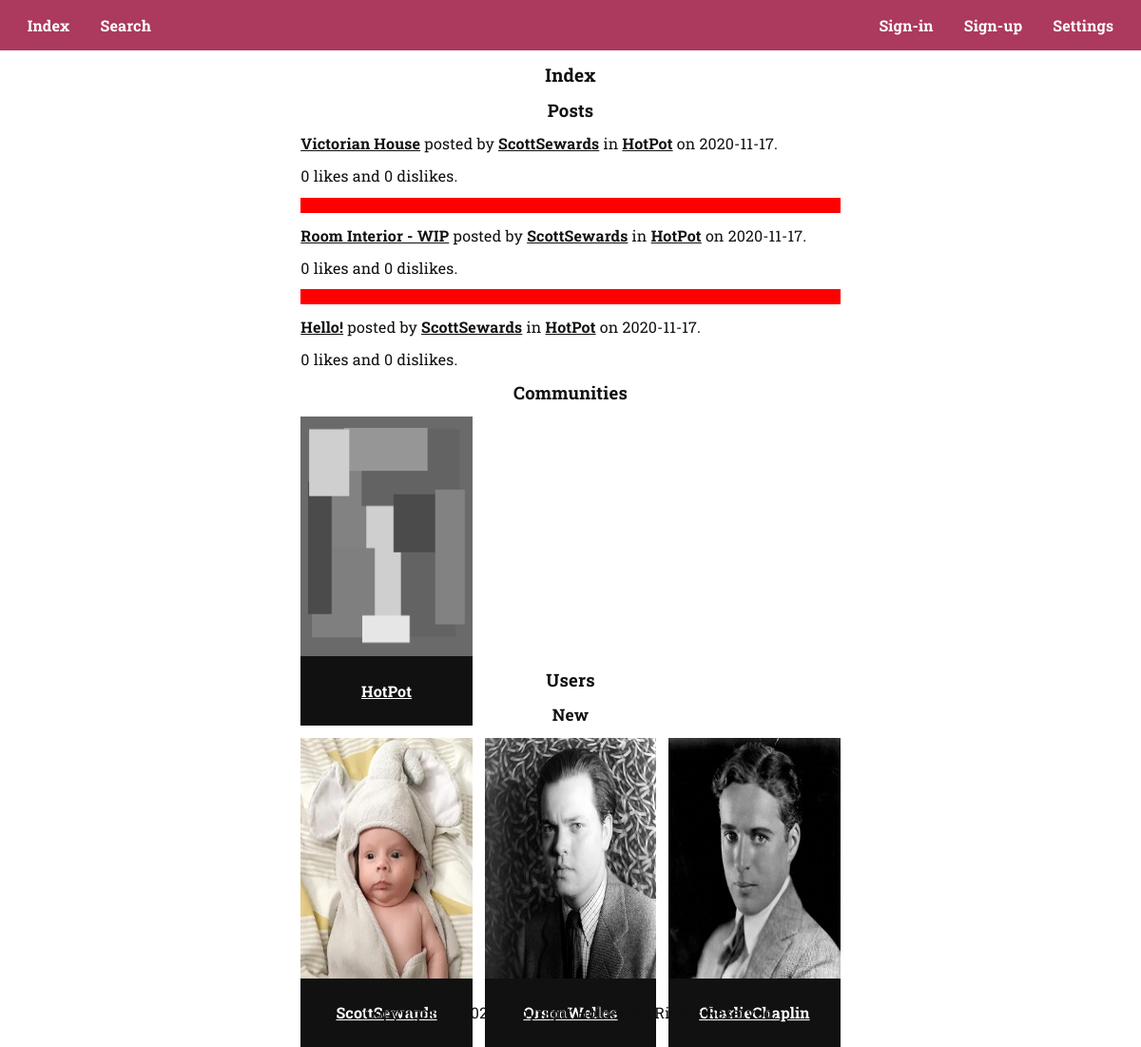
Before: / with the older database file.
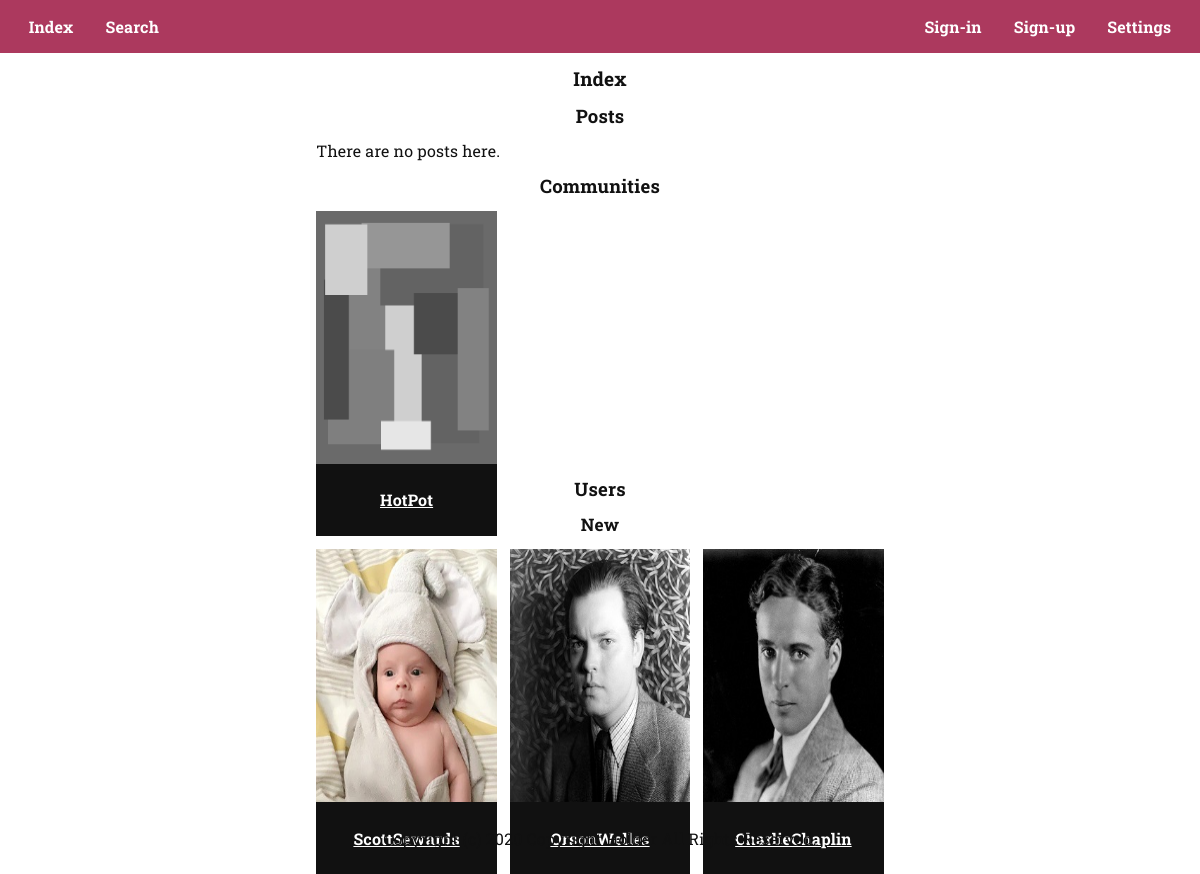
After: the same page with the newer database file.
### tables this page shows
CREATE TABLE `posts` (
  `id` int(11) NOT NULL,
  `posted` date NOT NULL DEFAULT current_timestamp(),
  `posted_by` int(11) NOT NULL,
  `posted_in` text NOT NULL,
  `title` text NOT NULL,
  `content` text NOT NULL,
  `likes` int(11) NOT NULL DEFAULT 0,
  `dislikes` int(11) NOT NULL DEFAULT 0
);

CREATE TABLE `users` (
  `id` int(11) NOT NULL,
  `created` date NOT NULL DEFAULT current_timestamp(),
  `name` text NOT NULL,
  `email` text NOT NULL,
  `verified` tinyint(1) NOT NULL DEFAULT 0,
  `can_email` tinyint(1) NOT NULL DEFAULT 1,
  `password` text NOT NULL,
  `picture` text NOT NULL DEFAULT 'images/picture.png',
  `banner` text NOT NULL DEFAULT 'images/banner.png'
);

CREATE TABLE `communities` (
  `id` int(11) NOT NULL,
  `created` date NOT NULL DEFAULT current_timestamp(),
  `created_by` int(11) NOT NULL,
  `admin` int(11) NOT NULL,
  `name` text NOT NULL,
  `description` text NOT NULL,
  `picture` text NOT NULL DEFAULT 'images/picture.png',
  `banner` text NOT NULL DEFAULT 'images/banner.png',
  `subscribers` int(11) NOT NULL DEFAULT 0
);

### index.php (the view, shortened to what this page needs)
<?php
require_once("head.php");
?>
<main>
  <h1>Index</h1>
  <section id='posts'>
    <h2>Posts</h2>
    <article id='new-posts'>
      <?php
      $select_posts = mysqli_query($connection, "SELECT * FROM posts ORDER BY id DESC LIMIT 3");
      if(mysqli_num_rows($select_posts) > "0") {
        echo "<div class='posts'>";
        while($fetch = mysqli_fetch_array($select_posts)) {
          $posted = $fetch["posted"];
          $posted_by = $fetch["posted_by"];
          $select_posted_by = mysqli_query($connection, "SELECT name FROM users WHERE id='{$posted_by}'");
          $fetch_posted_by = mysqli_fetch_array($select_posted_by);
          $posted_by = $fetch_posted_by["name"];
          $posted_in = $fetch["posted_in"];
          $select_posted_in = mysqli_query($connection, "SELECT name FROM communities WHERE id='{$posted_in}'");
          $fetch_posted_by = mysqli_fetch_array($select_posted_in);
          $posted_in = $fetch_posted_by["name"];
          $title = $fetch["title"];
          $likes = $fetch["likes"];
          $dislikes = $fetch["dislikes"];
          echo "
          <div class='post'>
            <p><a href='post.php?title={$title}'>{$title}</a> posted by <a href='user.php?name={$posted_by}'>{$posted_by}</a> in <a href='community.php?name={$posted_in}'>{$posted_in}</a> on {$posted}.</p>
            <p>{$likes} likes and {$dislikes} dislikes.</p>
          </div>";
        }
        echo "</div>";
      } else echo "<p>There are no posts here.</p>";
      ?>
    </article>
  </section>
  <section id='communities'>
    <h2>Communities</h2>
    <article id='new-posts'>
      <div class='communities'>
        <?php
        $select = mysqli_query($connection, "SELECT * FROM communities ORDER BY id DESC LIMIT 5");
        while($fetch = mysqli_fetch_array($select)) {
          $name = $fetch["name"];
          $picture = $fetch["picture"];
          $link = "community.php?name={$name}";
          echo "
          <div class='community'>
            <img src='{$picture}' alt='Picture for {$name}' height='100%' width='100%'/>
            <div class='meta'>
              <p><a href='{$link}'>{$name}</a></p>
            </div>
          </div>";
        }
        ?>
      </div>
    </article>
  </section>
  <section id='users'>
    <h2>Users</h2>
    <article id='new-users'>
      <h4>New</h3>
      <div class='users'>
        <?php
        $select = mysqli_query($connection, "SELECT * FROM users ORDER BY id DESC LIMIT 3");
        while($fetch = mysqli_fetch_assoc($select)) {
          $name = $fetch['name'];
          $picture = $fetch['picture'];
          $link = "user.php?name={$name}";
          echo "
          <div class='user'>
            <img src='{$picture}' alt='Picture for {$name}' height='100%' width='100%'/>
            <div class='meta'>
              <p><a href='{$link}'>{$name}</a></p>
            </div>
          </div>";
        }
        ?>
      </div>
    </article>
  </section>
</main>
<?php
require_once("foot.php");
?>

### head.php (shortened to what this page needs)
<!DOCTYPE html>
<html lang='en' dir='ltr'>
  <head>
    <link rel='stylesheet' type='text/css' href='css/variables.min.css'/>
    <link rel='stylesheet' type='text/css' href='css/content.min.css'/>
    <link rel='stylesheet' type='text/css' href='css/layouts.min.css'/>
    <link rel='stylesheet' type='text/css' href='css/components.min.css'/>
  </head>
  <body>
    <nav>
      <div>
        <a id='index-link' href='index.php'>Index</a>
        <a id='search-link' href='search.php'>Search</a>
      </div>
      <div>
        <?php
        if(isset($my_name)) {
          echo "<a id='dashboard-link' href='dashboard.php'>Dashboard</a>";
        } else {
          echo "<a id='sign-in-link' href='sign-in.php'>Sign-in</a>";
          echo "<a id='sign-up-link' href='sign-up.php'>Sign-up</a>";
        }
        ?>
        <a id='settings-link' href='settings.php'>Settings</a>
      </div>
    </nav>

### foot.php (shortened to what this page needs)
    <footer>
      <p>Copyright (c) 2020 Copyright Holder All Rights Reserved.</p>
    </footer>
  </body>
</html>

Changed rows visible on the page:
removed posts: title "Victorian House", users.name "ScottSewards", communities.name "HotPot", posted "2020-11-17", likes "0", dislikes "0"
removed posts: title "Room Interior - WIP", users.name "ScottSewards", communities.name "HotPot", posted "2020-11-17", likes "0", dislikes "0"
removed posts: title "Hello!", users.name "ScottSewards", communities.name "HotPot", posted "2020-11-17", likes "0", dislikes "0"
Other visible differences:
text now shown: "There are no posts here."
